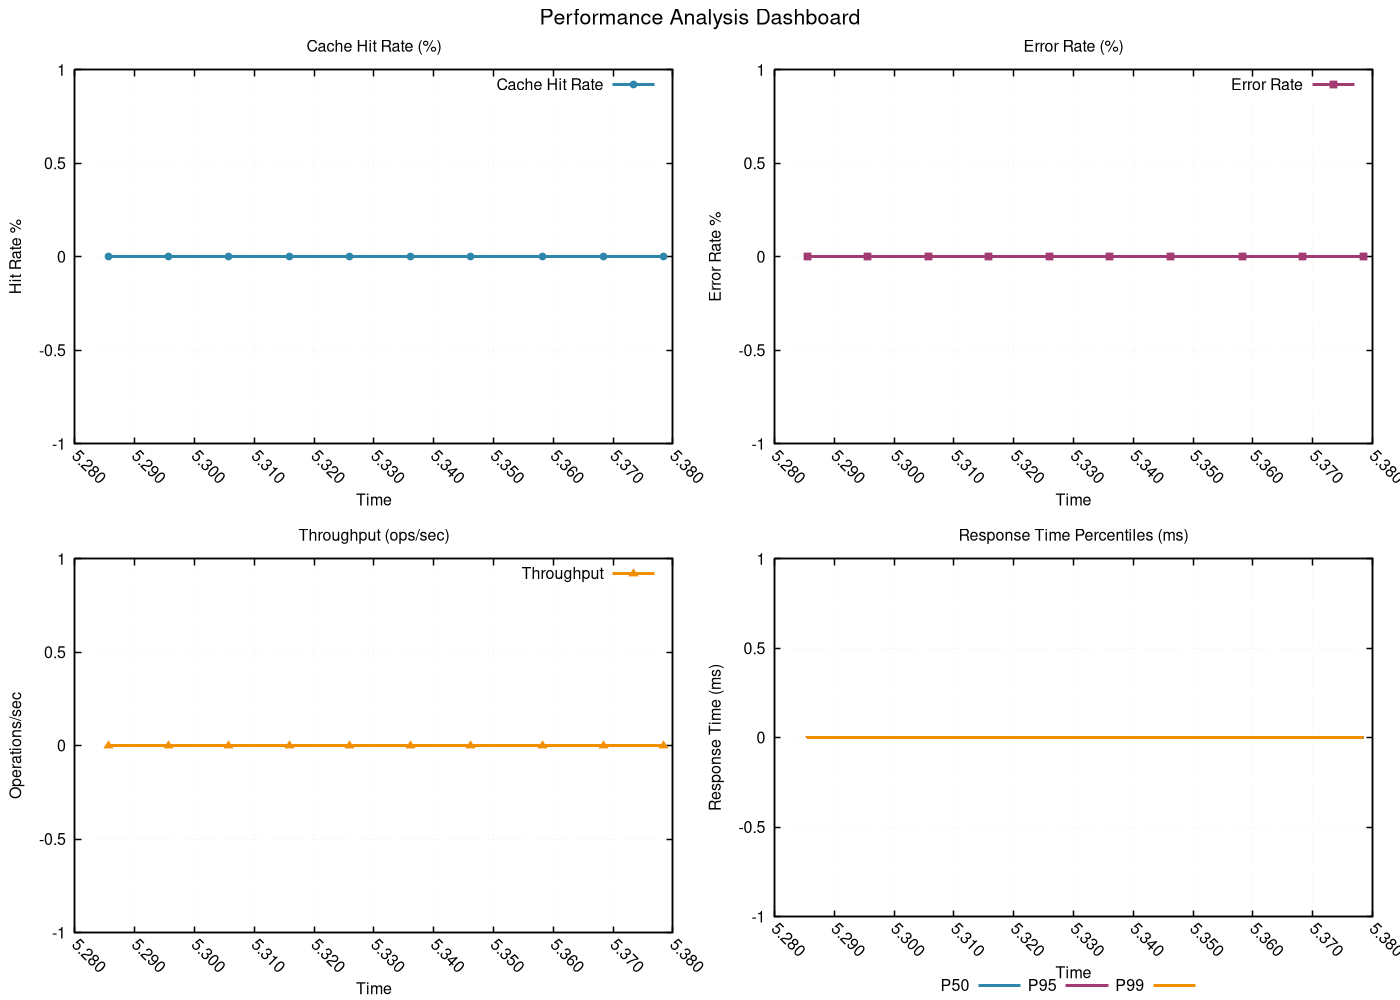

Recreate this plot in gnuplot.
# GNUplot script for performance metrics
set terminal pngcairo enhanced font 'Helvetica,12' size 1400,1000
set output 'png/binary_search_20260131_225833_algorithm.png'

set multiplot layout 2,2 title 'Performance Analysis Dashboard' font 'Helvetica,16'
set style line 1 lc rgb '#2E86AB' lt 1 lw 3 pt 7 ps 0.8
set style line 2 lc rgb '#A23B72' lt 1 lw 3 pt 5 ps 0.8
set style line 3 lc rgb '#F18F01' lt 1 lw 3 pt 9 ps 0.8
set style line 4 lc rgb '#F19C79' lt 1 lw 3 pt 11 ps 0.8
set style line 5 lc rgb '#0ABB9F' lt 1 lw 3 pt 13 ps 0.8

set format x "%.3f"
set xtics rotate by -45
set autoscale x

set title 'Cache Hit Rate (%)'
set xlabel 'Time'
set ylabel 'Hit Rate %'
set grid linestyle 1 lc rgb '#D3D3D3' lt 0 lw 1
set border linewidth 1.5
plot 'png/binary_search_20260131_225833_algorithm.dat' using 1:11 with linespoints ls 1 title 'Cache Hit Rate'
set title 'Error Rate (%)'
set xlabel 'Time'
set ylabel 'Error Rate %'
set grid linestyle 1 lc rgb '#D3D3D3' lt 0 lw 1
set border linewidth 1.5
plot 'png/binary_search_20260131_225833_algorithm.dat' using 1:12 with linespoints ls 2 title 'Error Rate'
set title 'Throughput (ops/sec)'
set xlabel 'Time'
set ylabel 'Operations/sec'
set grid linestyle 1 lc rgb '#D3D3D3' lt 0 lw 1
set border linewidth 1.5
plot 'png/binary_search_20260131_225833_algorithm.dat' using 1:13 with linespoints ls 3 title 'Throughput'
set title 'Response Time Percentiles (ms)'
set xlabel 'Time'
set ylabel 'Response Time (ms)'
set grid linestyle 1 lc rgb '#D3D3D3' lt 0 lw 1
set border linewidth 1.5
set key outside center bottom horizontal
plot 'png/binary_search_20260131_225833_algorithm.dat' using 1:14 with lines ls 1 title 'P50', \
     'png/binary_search_20260131_225833_algorithm.dat' using 1:15 with lines ls 2 title 'P95', \
     'png/binary_search_20260131_225833_algorithm.dat' using 1:16 with lines ls 3 title 'P99'
unset multiplot
